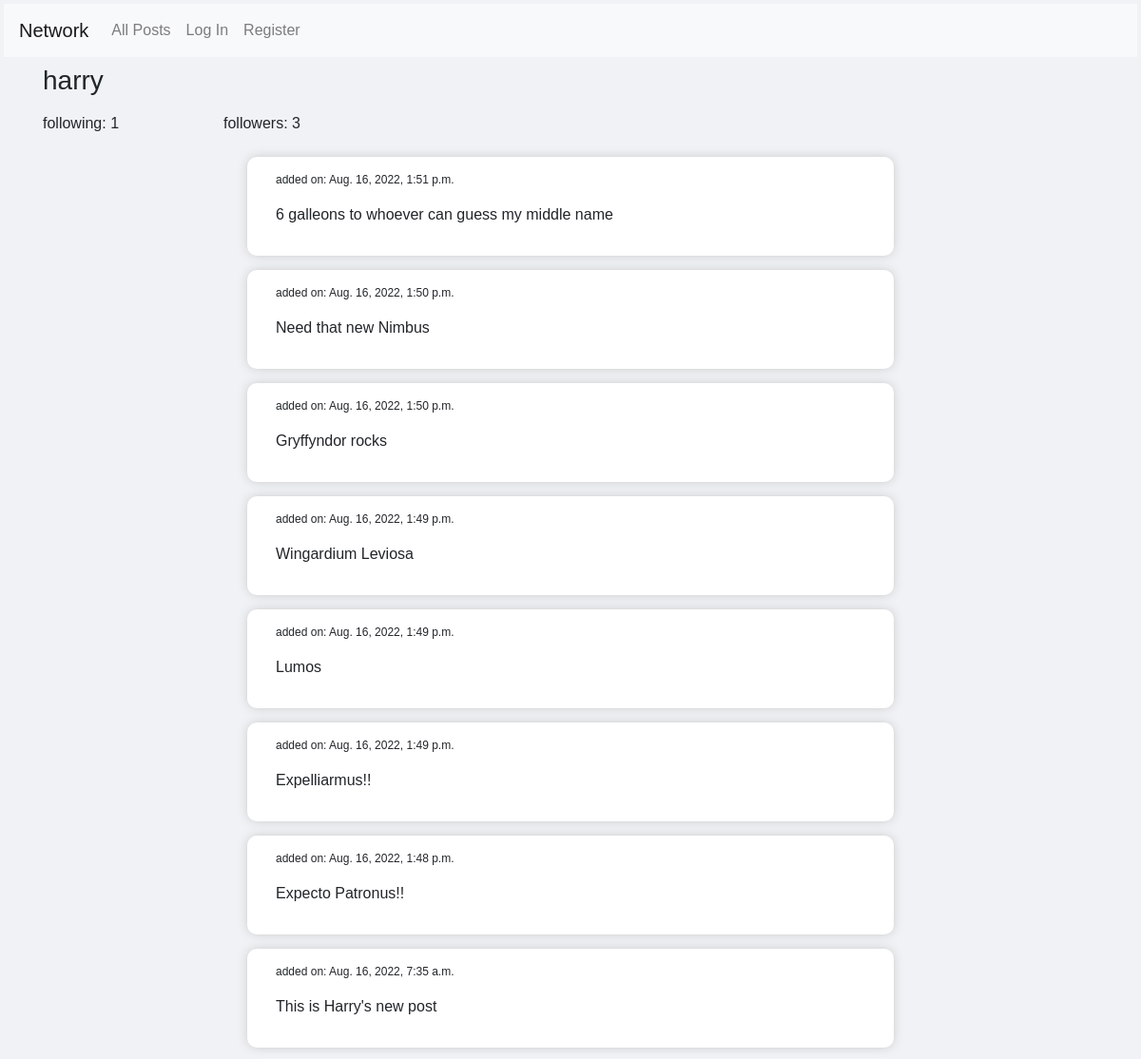
/user/harry, run on the app's committed database.
### network/models.py (models this page shows, shortened)
class User(AbstractUser):
    followers = models.ManyToManyField('self', symmetrical=False, blank=True, related_name='user_followers')
    def count_followers(self):
        return self.followers.count()
    def count_following(self):
        return User.objects.filter(followers=self).count()

class Post(models.Model):
    id = models.AutoField(primary_key=True)
    user = models.ForeignKey(User, on_delete=models.CASCADE)
    addedOn = models.DateTimeField(auto_now_add=True)
    content = models.CharField(max_length=500)
    liked_by = models.ManyToManyField(User, symmetrical=False, blank=True, related_name="users_liked")
    class Meta:
        ordering = ['-addedOn']

### network/views.py (the view, shortened to what this page needs)
# urls.py: path("user/<str:user_name>", views.user_view, name="user_page"),
def user_view(request, user_name):
    user_profile = User.objects.get(username=user_name)
    current_user = request.user
    follow_button_visibility = request.user.is_authenticated and request.user.username != user_name
    if current_user in user_profile.followers.all():
        follow_text = 'Unfollow'
    else:
        follow_text = 'Follow'
    followers_count = user_profile.count_followers()
    following_count = user_profile.count_following()
    context = {
        'user_name': user_name,
        'following': following_count,
        'followers': followers_count,
        'posts': Post.objects.filter(user__username=user_name),
        'follow_button_visible': follow_button_visibility,
        'follow_text': follow_text
    }
    return render(request, 'network/user_view.html', context)

### network/templates/network/user_view.html (shortened to what this page needs)
{% extends "network/index.html" %}
{% block body %}
    <div class="container">
        <div class="row my-2">
            <div class="col-2"><h3>{{ user_name }}</h3></div>
            <div class="col-1">
            </div>
        </div>
        <div class="row my-2">
            <div class="col-2">following: {{ following }}</div>
            <div class="col-2">followers: {{ followers }}</div>
        </div>
        <div class="row my-2">
            <div class="col">
                {% for post in posts %}
                    <div class="post-wrap-card">
                        <div class="col">
                            <p class="font-weight-light" style="font-size: 12px">added on: {{ post.addedOn }}</p>
                            <p>{{ post.content }}</p>
                        </div>
                    </div>
                {% endfor %}
            </div>
        </div>
    </div>
{% endblock %}

### network/templates/network/layout.html (style rules this page uses)
body { margin:2px; padding:2px; font-family: 'Trebuchet MS', 'Lucida Sans Unicode', 'Lucida Grande', 'Lucida Sans', Arial, sans-serif; background-color: #F0F2F5; }
.post-wrap-card { margin:auto; margin-top: 15px; padding: 15px; border-radius: 10px; background: white; box-shadow: 0px 0px 12px -2px rgba(173,173,173,0.8); max-width: 680px; }

### data on the page
User: username "harry"
Post: addedOn "Aug. 16, 2022, 1:51 p.m.", content "6 galleons to whoever can guess my middle name"
Post: addedOn "Aug. 16, 2022, 1:50 p.m.", content "Need that new Nimbus"
Post: addedOn "Aug. 16, 2022, 1:50 p.m.", content "Gryffyndor rocks"
Post: addedOn "Aug. 16, 2022, 1:49 p.m.", content "Wingardium Leviosa"
Post: addedOn "Aug. 16, 2022, 1:49 p.m.", content "Lumos"
Post: addedOn "Aug. 16, 2022, 1:49 p.m.", content "Expelliarmus!!"
Post: addedOn "Aug. 16, 2022, 1:48 p.m.", content "Expecto Patronus!!"
Post: addedOn "Aug. 16, 2022, 7:35 a.m.", content "This is Harry's new post"

### other printed values
{{ following }} "1"
{{ followers }} "3"
